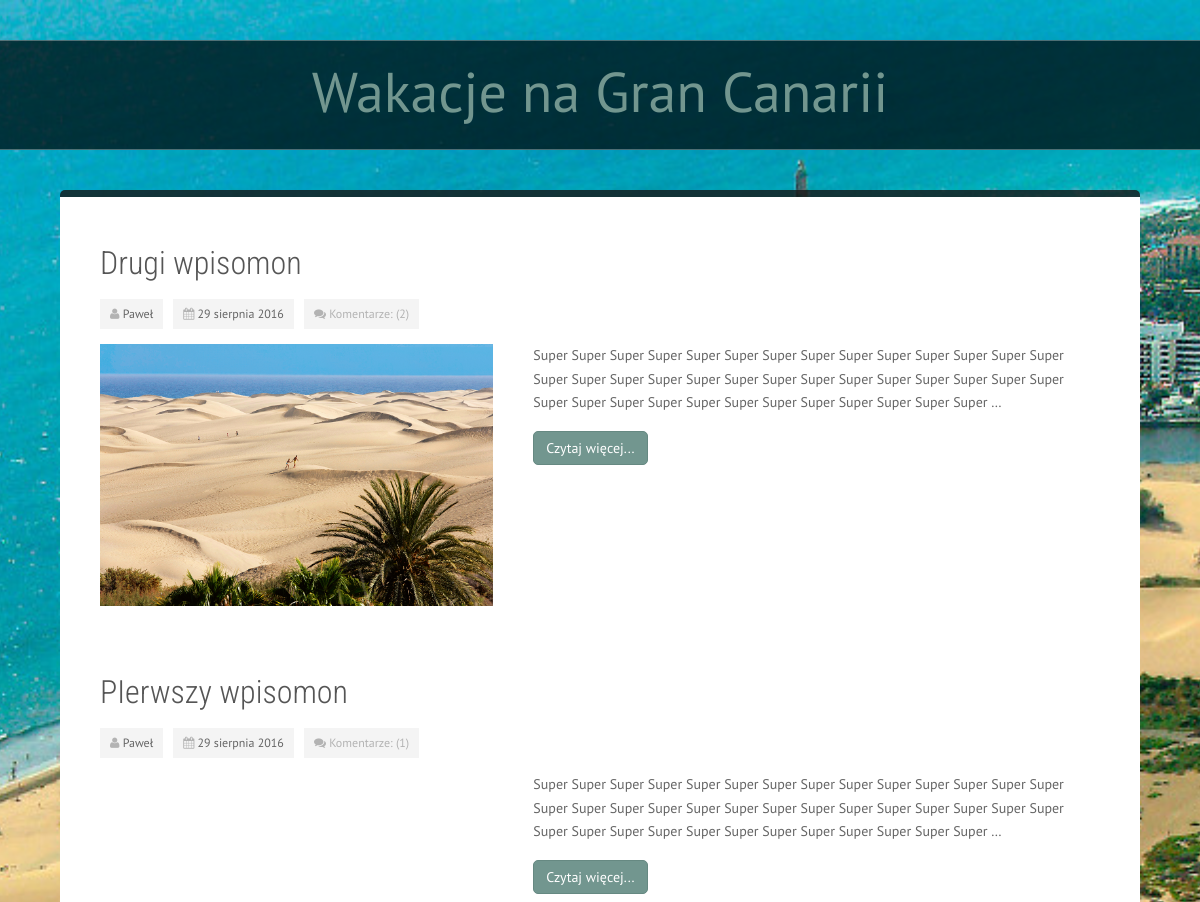
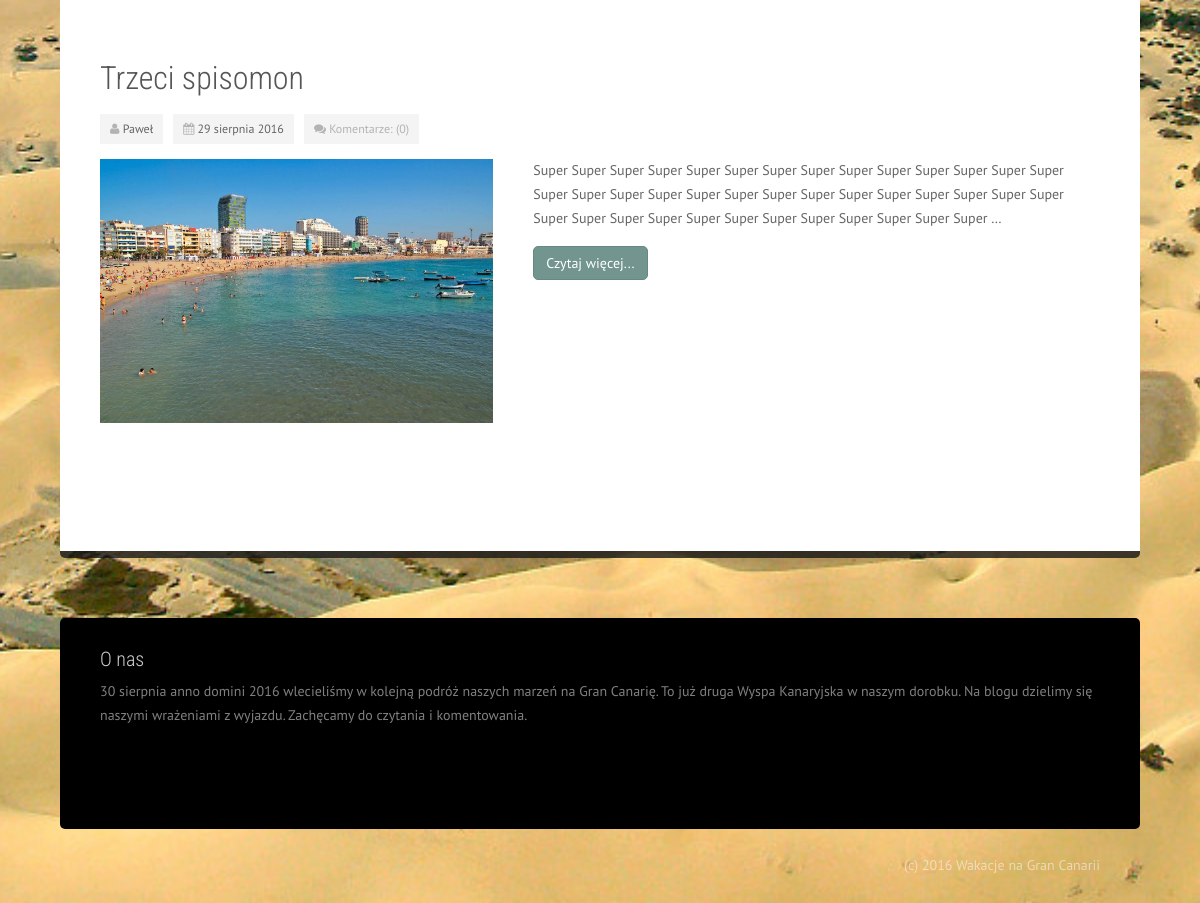
//, run on the app's committed database (2 pictures, top to bottom).
### news/models.py (models this page shows, shortened)
class News(models.Model):
    author = models.ForeignKey('auth.User')
    title = models.CharField('Tytuł', max_length=255)
    slug = models.SlugField('Odnośnik', max_length=255, unique=True)
    picture = models.ImageField('Zdjęcie', upload_to='static/pictures/', blank=True)
    text = models.TextField(verbose_name='Treść')
    pictures = models.ManyToManyField(Image, verbose_name='Zdjęcia')
    posted_date = models.DateField('Data dodania')
    class Meta:
        verbose_name = "Wiadomość"
        verbose_name_plural = "Wiadomości"

### news/views.py (called while the page is built)
    def get_context_data(self, **kwargs):
        context = super(NewsList, self).get_context_data(**kwargs)
        context['all_news'] = News.objects.order_by('-posted_date')[:7]
        return context

### news/templates/news/news_list.html (shortened to what this page needs)
{% extends "base.html" %}
{% load staticfiles %}
{% block content %}
            <div id="content">
                <div class="container background-white">
                    <div class="row margin-vert-30">
                        <div class="col-md-12">
                            {% for entry in news_list %}
                            <div class="blog-post padding-bottom-20">
                                <div class="blog-item-header">
                                    <h2>
                                        <a href="{% url "news-detail" entry.slug %}">
                                            {{ entry.title }}</a>
                                    </h2>
                                </div>
                                <div class="blog-post-details">
                                    <div class="blog-post-details-item blog-post-details-item-left">
                                        <i class="fa fa-user color-gray-light"></i>
                                        {{ entry.author.first_name }}
                                    </div>
                                    <div class="blog-post-details-item blog-post-details-item-left">
                                        <i class="fa fa-calendar color-gray-light"></i>
                                        {{ entry.posted_date|date:"d E Y " }}
                                    </div>
                                    <div class="blog-post-details-item blog-post-details-item-left blog-post-details-item-last">
                                            <i class="fa fa-comments color-gray-light"></i>
                                        <a href="{% url "news-detail" entry.slug %}#comments">
                                            Komentarze: ({{ entry.notetopost_set.all.count }})
                                        </a>
                                    </div>
                                </div>
                                <div class="blog">
                                    <div class="clearfix"></div>
                                    <div class="blog-post-body row margin-top-15">
                                        <div class="col-md-5">
                                            <a href="{% url "news-detail" entry.slug %}">
                                                <img src="{{ STATIC_URL|cut:"static/" }}{{ entry.picture|cut:"blog/" }}" width="400" alt="" />
                                            </a>
                                        </div>
                                        <div class="col-md-7">
                                            <p>{{ entry.text|safe|truncatewords:40 }}</p>
                                            <a href="{% url "news-detail" entry.slug %}" class="btn btn-primary">
                                                Czytaj więcej...
                                            </a>
                                        </div>
                                    </div>
                                </div>
                            </div>
                            {% endfor %}
                        </div>
                    </div>
                </div>
            </div>
 {% endblock %}

### news/templates/base.html (shortened to what this page needs)
{% load staticfiles %}
<!DOCTYPE html>
<html lang="en">
    <head>
        <link rel="stylesheet" href="{% static 'css/bootstrap.css' %}" rel="stylesheet">
        <link rel="stylesheet" href="{% static 'css/animate.css' %}" rel="stylesheet">
        <link rel="stylesheet" href="{% static 'css/font-awesome.css' %}" rel="stylesheet">
        <link rel="stylesheet" href="{% static 'css/nexus.css' %}" rel="stylesheet">
        <link rel="stylesheet" href="{% static 'css/responsive.css' %}" rel="stylesheet">
        <link rel="stylesheet" href="{% static 'css/custom.css' %}" rel="stylesheet">
        <link rel="stylesheet" href="{% static 'lightbox/lightbox.css' %}" rel="stylesheet">
    </head>
    <body>
        <div id="body-bg">
            <div id="pre-header" class="container" style="height: 40px">
            </div>
            <div id="header">
                <div class="container">
                    <div class="row">
                        <div class="logo">
                            <a href="{% url "news-list" %}">
                                <h1>Wakacje na Gran Canarii</h1>
                            </a>
                        </div>
                    </div>
                </div>
            </div>
            <div id="post_header" class="container" style="height: 40px">
            </div>
            <div id="content-top-border" class="container">
            </div>
            {% block content %}
            {% endblock %}
            <div id="content-bottom-border" class="container">
            </div>
            <div id="base">
                <div class="container padding-vert-30 margin-top-60">
                    <div class="row">
                        <div class="col-md-12 margin-bottom-20">
                            <h3 class="margin-bottom-10">O nas</h3>
                            <p>
                                30 sierpnia anno domini 2016 wlecieliśmy w kolejną podróż naszych marzeń na Gran Canarię.
                                To już druga Wyspa Kanaryjska w naszym dorobku. Na blogu dzielimy się naszymi wrażeniami
                                z wyjazdu. Zachęcamy do czytania i komentowania.
                            </p>
                        </div>
                        <div class="col-md-1"></div>
                        <div class="col-md-4 margin-bottom-20">
                        </div>
                        <div class="clearfix"></div>
                    </div>
                </div>
            </div>
            <div id="footer">
                <div class="container">
                    <div class="row">
                        <div id="footermenu" class="col-md-8">
                            <ul class="list-unstyled list-inline">
                            </ul>
                        </div>
                        <div id="copyright" class="col-md-4">
                            <p class="pull-right">(c) 2016 Wakacje na Gran Canarii</p>
                        </div>
                    </div>
                </div>
            </div>
        </div>
    </body>
</html>

### static/css/nexus.css (style rules this page uses)
html { overflow-y: scroll; }
body { line-height: 1.7em; font-family: PT Sans; font-size: 14px; font-weight: 300; background-color: #5f807a; background-color: #F4F1EA; color: #656565; }
#body-bg { background-attachment: fixed; background-clip: border-box; background-color: rgba(0, 0, 0, 0); background-image: url("../img/sample_bg.jpg"); background-origin: padding-box; background-position: 50% 0; background-repeat: no-repeat; background-size: cover !important; position: relative; }
.container { max-width: 1080px; padding-left: 40px; padding-right: 40px; width: 100%; }
#header { position: relative; background-color: #000; background-color: rgba(0, 0, 0, 0.7); border-bottom: 1px solid rgba(255, 255, 255, 0.3); border-top: 1px solid rgba(255, 255, 255, 0.3); height: 110px; top: 0; transition: all 0.2s ease 0s; width: 100%; }
.logo { text-align: center; }
.logo a { top: 0px; display: block; position: relative; z-index: 20; }
#content-top-border { background-color: rgba(23, 23, 23, 0.8); border-radius: 5px 5px 0 0; height: 7px; }
#content-bottom-border { background-color: rgba(23, 23, 23, 0.8); border-radius: 0 0 5px 5px; height: 7px; }
#base { overflow: hidden; color: rgba(255, 255, 255, 0.5); }
#base .container { background-color: #000000; border-radius: 5px; }
#base h3 { color: #FFFFFF; text-shadow: none; opacity: 0.8; }
#footer { color: #bbb; color: rgba(255, 255, 255, 0.5); padding-top: 25px; padding-bottom: 25px; }
#footermenu ul { margin: 0; }
#copyright p { padding: 0; margin: 0; }
.logo a { display: inline !important; width: auto !important; }
.color-gray-light { color: #b3b3b3 !important; }
.color-gray-light[class^="fa-"]:before, .color-gray-light[class*=" fa-"]:before { color: #b3b3b3; }
.padding-vert-30 { padding-top: 30px; padding-bottom: 30px; }
.margin-vert-30 { margin-top: 30px; margin-bottom: 30px; }
.margin-top-15 { margin-top: 15px; }
.margin-top-60 { margin-top: 60px; }
.margin-bottom-10 { margin-bottom: 10px; }
.margin-bottom-20 { margin-bottom: 20px; }
.padding-bottom-20 { padding-bottom: 20px; }
.background-white { background-color: #FFFFFF; }
.btn { border-radius: 0px; }
h1 { font-size: 4em; }
h2 { font-weight: 300; line-height: 1em; margin: 0 0 10px; color: #555555; font-family: 'Roboto Condensed', sans-serif; font-size: 32px; }
h3 { font-size: 20px; font-weight: 300; padding: 0; font-family: 'Roboto Condensed', sans-serif; margin: 0; color: #555555; }
a { text-decoration: none; color: #72968f; -webkit-transition: color 0.15s ease-in; -moz-transition: color 0.15s ease-in; -o-transition: color 0.15s ease-in; transition: color 0.15s ease-in; }
p { margin-bottom: 16px; }
img { max-width: 100% ; }
.btn { border-radius: 5px; }
[class^="fa-"]:before, [class*=" fa-"]:before { font-family: FontAwesome; font-style: normal; font-weight: normal; line-height: 1; -webkit-font-smoothing: antialiased; -moz-osx-font-smoothing: grayscale; padding-right: 10px; color: rgba(0, 0, 0, 0.6); }
i.fa { display: inline-block; }
i.fa:before { padding-right: 0; }
.blog-post { margin-bottom: 30px; }
.blog-post-details-item { float: left; padding: 3px 10px; font-size: 12px; background: #f4f4f4; margin: 0 10px 0 0; }
.blog-post-details-item a { color: #b3b3b3; }
.blog-item-header { display: block; padding-bottom: 0px; margin-bottom: 10px; }
.blog-item-header h2 { padding: 20px 0 0; }
.blog-item-header h2 a { color: #555555; text-decoration: none; }

### static/lightbox/lightbox.css (style rules this page uses)
body:after { content: url(close.png) url(../loading.gif) url(../prev.png) url(../next.png); display: none; }

### data on the page
News: title "Drugi wpisomon", author.first_name "Paweł", posted_date "29 sierpnia 2016", notetopost_set.all.count "2", picture (picture), text "Super Super Super Super Super Super Super Super Super Super Super Super Super Super Super Super Super Super Super Super Super Super Super Super Super Super Super Super Super Super Super Super Super Super Super Super Super Super Super Super …"
News: title "PIerwszy wpisomon", author.first_name "Paweł", posted_date "29 sierpnia 2016", notetopost_set.all.count "1", text "Super Super Super Super Super Super Super Super Super Super Super Super Super Super Super Super Super Super Super Super Super Super Super Super Super Super Super Super Super Super Super Super Super Super Super Super Super Super Super Super …"
News: title "Trzeci spisomon", author.first_name "Paweł", posted_date "29 sierpnia 2016", notetopost_set.all.count "0", picture (picture), text "Super Super Super Super Super Super Super Super Super Super Super Super Super Super Super Super Super Super Super Super Super Super Super Super Super Super Super Super Super Super Super Super Super Super Super Super Super Super Super Super …"
